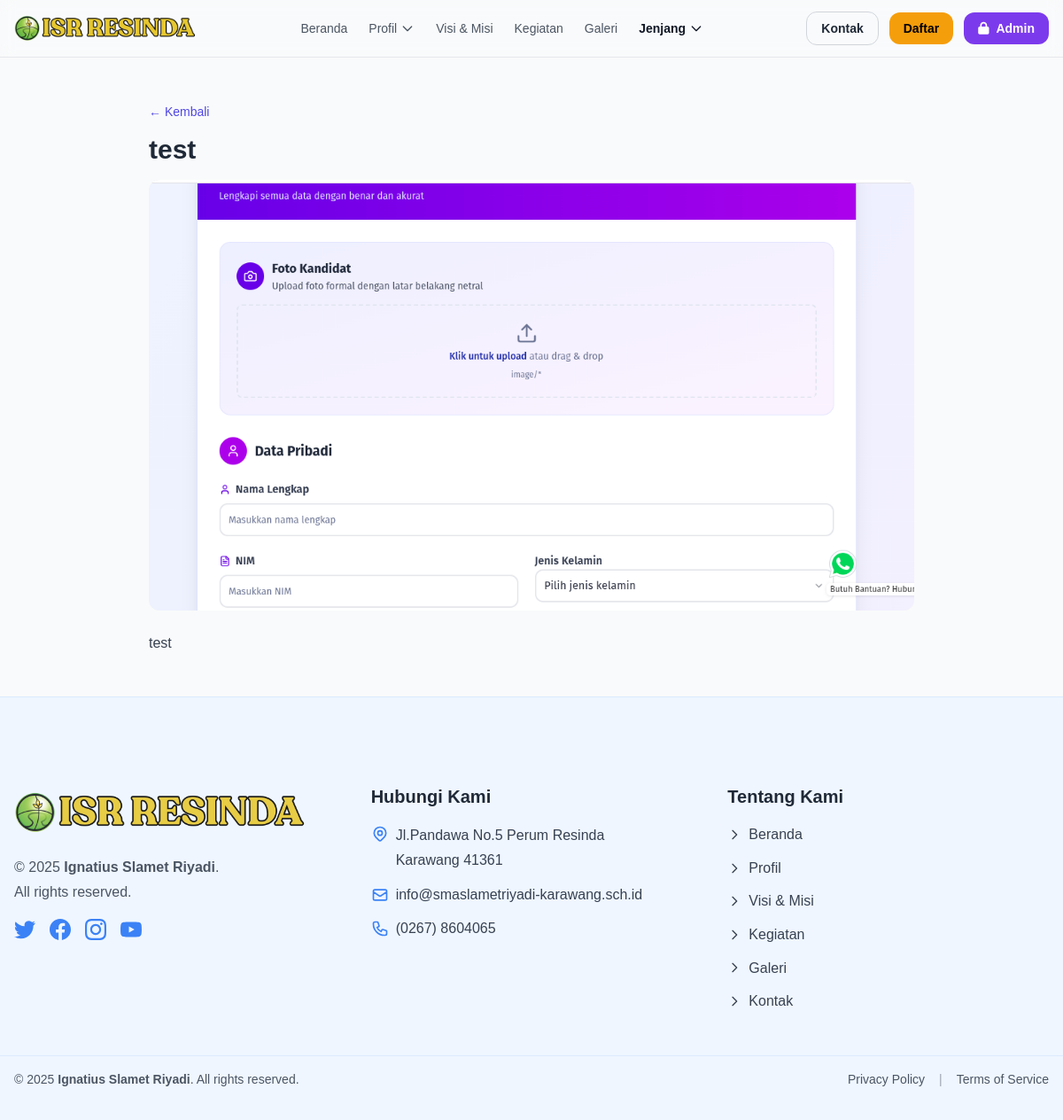
The page /render-art-detail.php?id=5 on the database its author committed.
### tables this page shows
CREATE TABLE `render_art` (
  `id` int(11) NOT NULL,
  `title` varchar(255) NOT NULL,
  `description` text DEFAULT NULL,
  `image_path` varchar(500) DEFAULT NULL,
  `category` enum('eksterior','interior','3d_modeling') NOT NULL DEFAULT 'eksterior',
  `status` enum('active','inactive') NOT NULL DEFAULT 'active',
  `created_by` int(11) DEFAULT NULL,
  `created_at` timestamp NULL DEFAULT current_timestamp(),
  `updated_at` timestamp NULL DEFAULT NULL ON UPDATE current_timestamp()
);

### includes/config.php (called while the page is built, shortened)
<?php
function url($path = '') {
  $path = ltrim((string)$path, '/');
  return BASE_URL . $path;
}
function asset($path = '') {
  $path = ltrim((string)$path, '/');
  return BASE_URL . $path;
}

### render-art-detail.php (the view, shortened to what this page needs)
<?php
require_once __DIR__ . '/includes/config.php';
function h($s){ return htmlspecialchars((string)$s, ENT_QUOTES, 'UTF-8'); }
$id = (int)($_GET['id'] ?? 0);
$db = (new Database())->getConnection();
$stmt = $id ? $db->prepare("SELECT * FROM render_art WHERE id = :id AND status='active'") : null;
$post = null;
if ($stmt) { $stmt->execute([':id'=>$id]); $post = $stmt->fetch(PDO::FETCH_ASSOC); }
function getImageUrl($imagePath){
  return asset(ltrim($imagePath, '/'));
}
?>
<?php include 'includes/header.php'; ?>
<section class="py-12">
  <div class="max-w-4xl mx-auto px-4">
    <?php if (!$post): ?>
      <p>Tidak ditemukan.</p>
    <?php else:
      $img = getImageUrl($post['image_path'] ?? '');
    ?>
      <a href="<?= url('render-art.php') ?>" class="text-sm text-indigo-600 hover:underline">← Kembali</a>
      <h1 class="text-3xl font-bold mt-3 mb-4"><?= h($post['title'] ?? '') ?></h1>
      <?php if ($img): ?>
        <div class="w-full overflow-hidden rounded-xl bg-gray-100 mb-6" style="aspect-ratio:16/9">
          <img src="<?= h($img) ?>" alt="<?= h($post['title'] ?? '') ?>" class="w-full h-full object-cover">
        </div>
      <?php endif; ?>
      <div class="prose max-w-none text-gray-700">
        <?= nl2br(h($post['description'] ?? '')) ?>
      </div>
    <?php endif; ?>
  </div>
</section>
<?php include 'includes/footer.php'; ?>

### assets/css/style.css (style rules this page uses)
* { margin: 0; padding: 0; box-sizing: border-box; font-family: 'Arial', sans-serif; }
body { background-color: #f5f5f5; color: #333; line-height: 1.6; }
img { max-width:100%;height:auto;border-radius:0.75rem }

### includes/header.php (style rules this page uses)
body { font-family:'Inter',system-ui,-apple-system,'Segoe UI',Roboto,Helvetica,Arial }

### rows shown on the page
render_art: title "test", image_path+title (picture), description "test"
